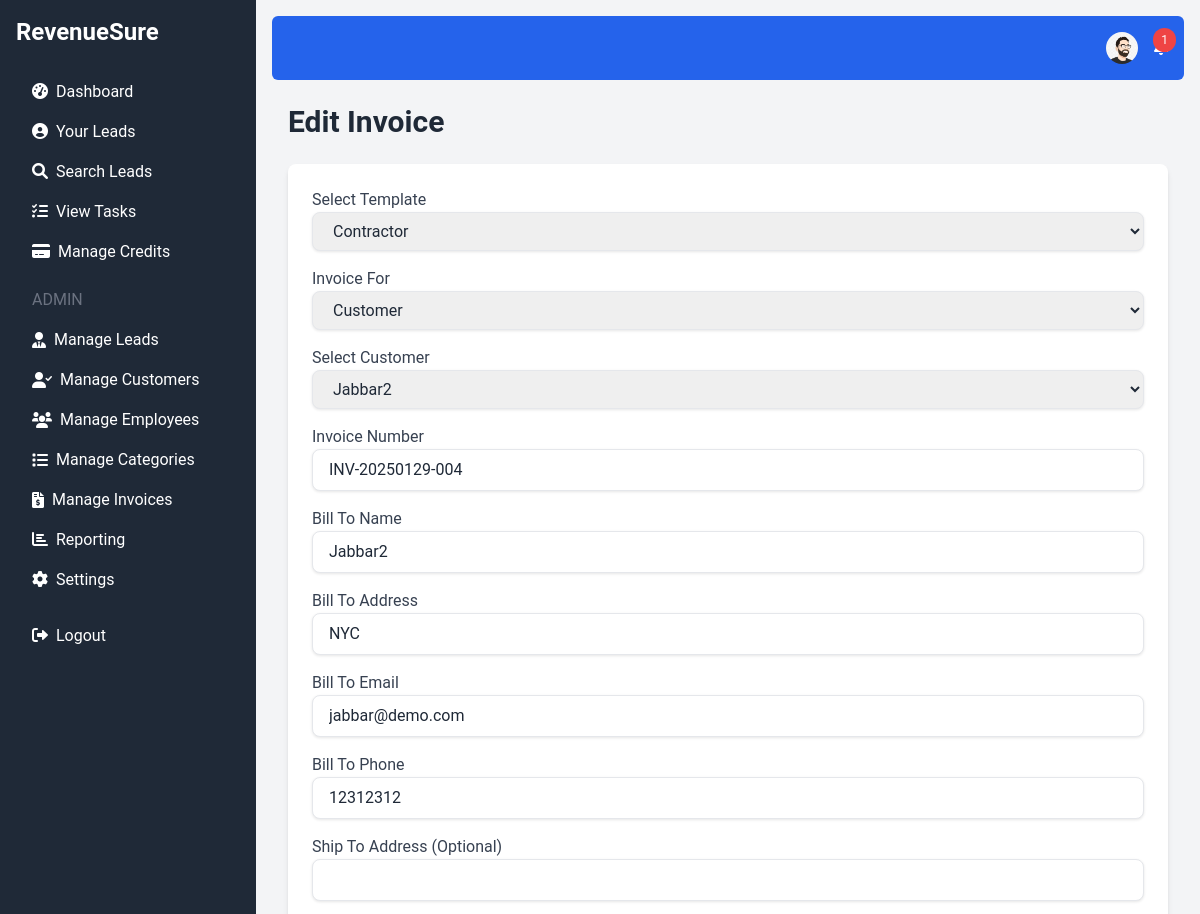
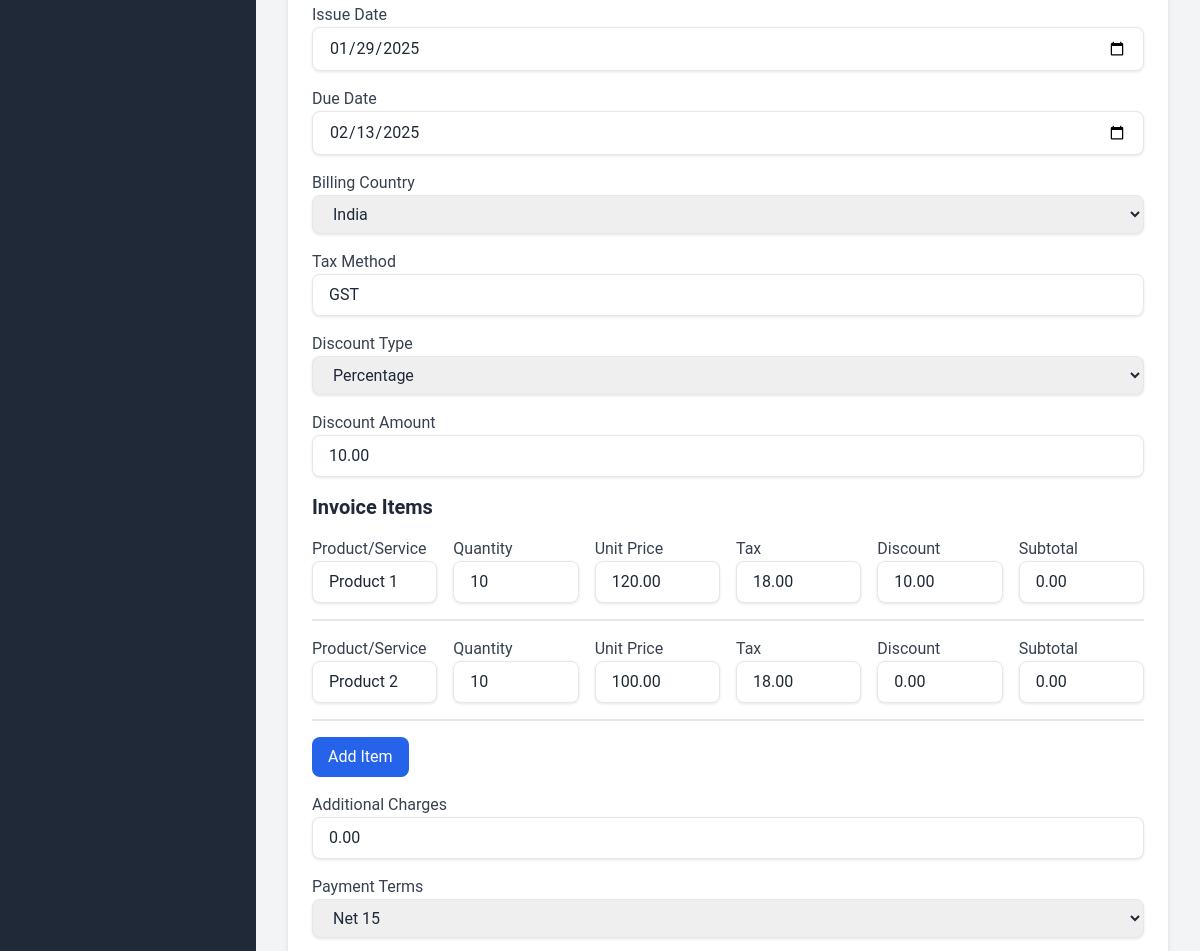
Page /edit_invoice.php?id=4 (signed in, upper part) on the earlier database version (2 pictures, top to bottom).
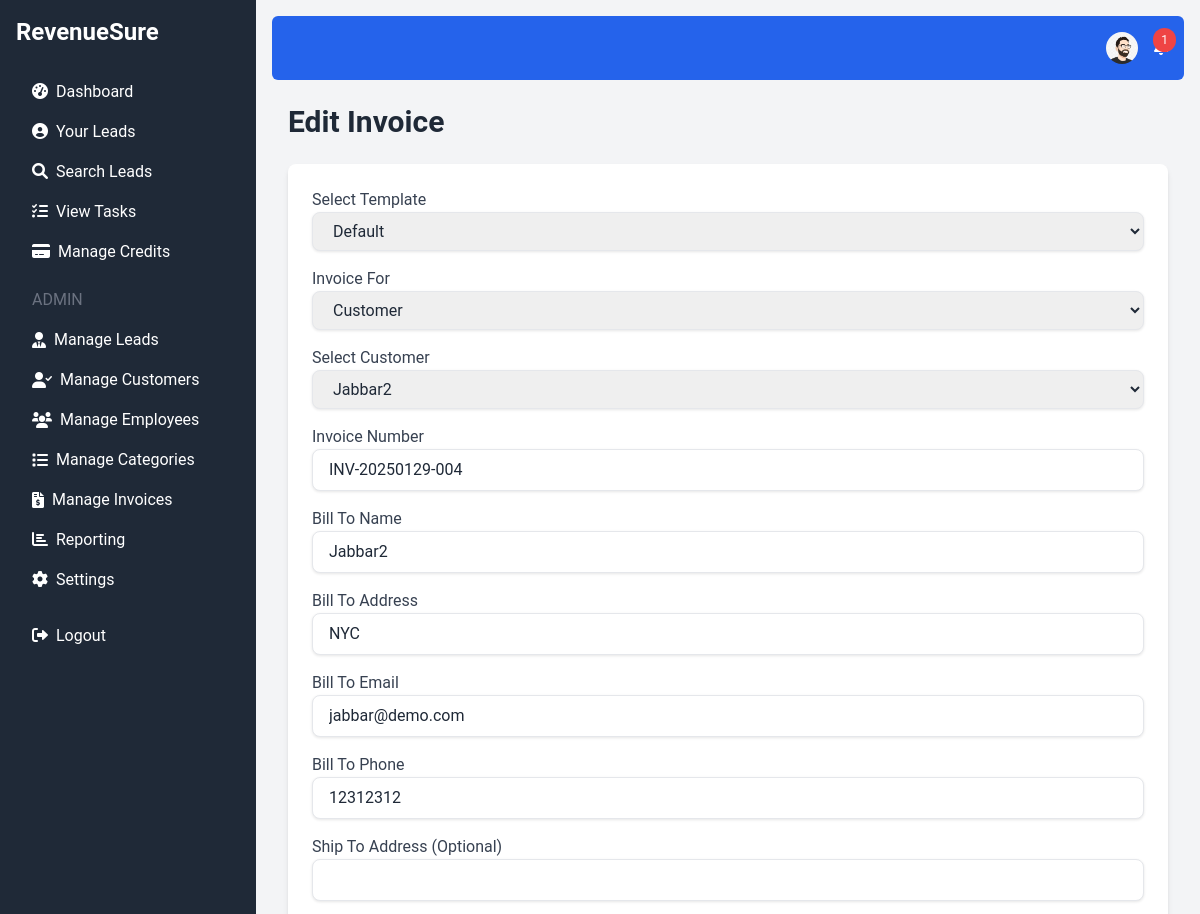
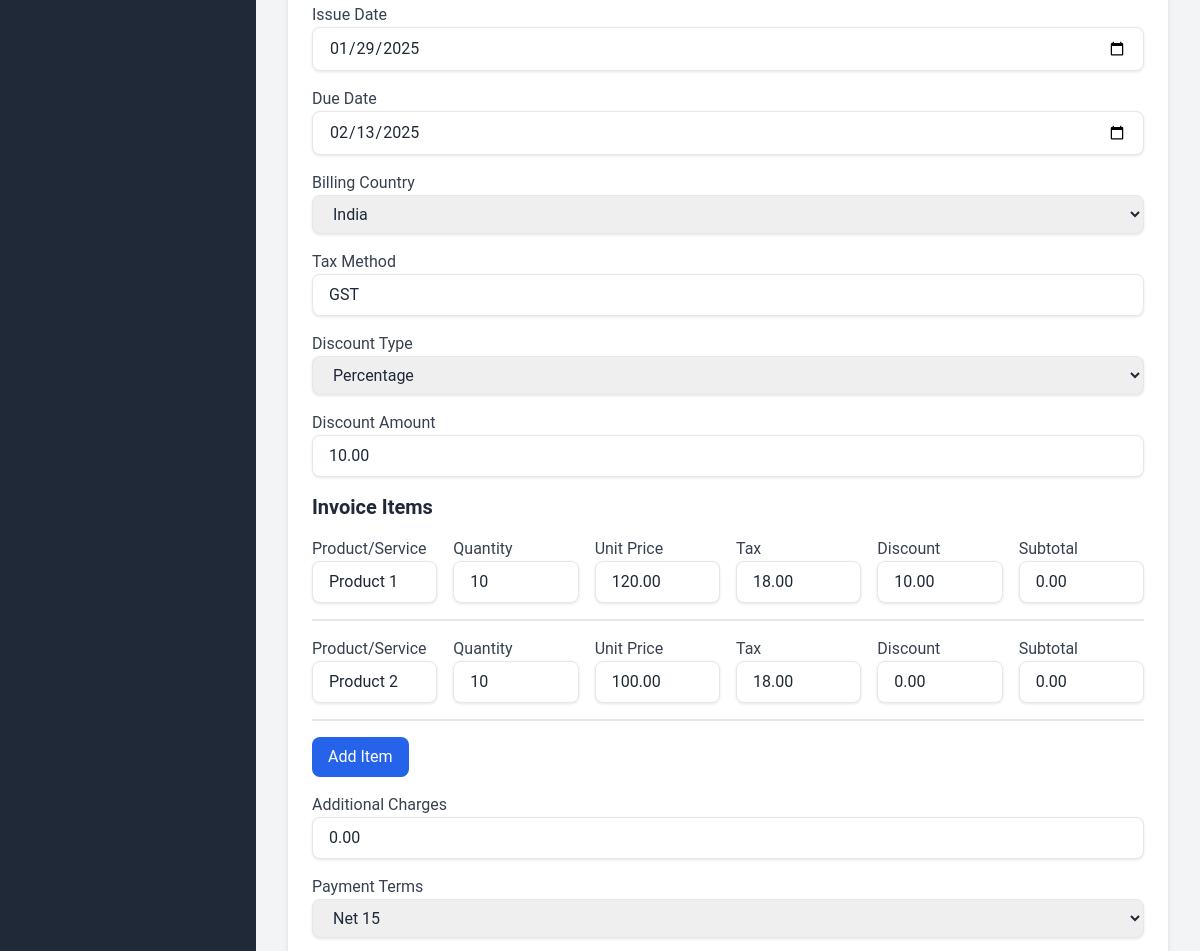
Same page on the later database version (2 pictures, top to bottom).
### tables this page shows
CREATE TABLE `invoices` (
  `id` int(11) NOT NULL,
  `invoice_number` varchar(50) NOT NULL,
  `lead_id` int(11) DEFAULT NULL,
  `customer_id` int(11) DEFAULT NULL,
  `issue_date` date NOT NULL,
  `due_date` date NOT NULL,
  `bill_to_name` varchar(255) NOT NULL,
  `bill_to_address` varchar(255) DEFAULT NULL,
  `bill_to_email` varchar(100) DEFAULT NULL,
  `bill_to_phone` varchar(20) DEFAULT NULL,
  `ship_to_address` varchar(255) DEFAULT NULL,
  `subtotal` decimal(10,2) DEFAULT 0.00,
  `tax_method` varchar(50) DEFAULT NULL,
  `tax` text DEFAULT NULL,
  `discount` decimal(10,2) DEFAULT 0.00,
  `additional_charges` decimal(10,2) DEFAULT 0.00,
  `total` decimal(10,2) DEFAULT 0.00,
  `payment_terms` varchar(100) DEFAULT NULL,
  `notes` text DEFAULT NULL,
  `footer` text DEFAULT NULL,
  `billing_country` varchar(50) DEFAULT NULL,
  `discount_type` varchar(20) DEFAULT 'fixed',
  `discount_amount` decimal(10,2) DEFAULT 0.00,
  `created_at` timestamp NOT NULL DEFAULT current_timestamp(),
  `template_name` varchar(255) DEFAULT 'default',
  `paid_amount` decimal(10,2) DEFAULT 0.00,
  `status` enum('Unpaid','Partially Paid','Paid','Overdue') DEFAULT 'Unpaid',
  `payment_date` timestamp NULL DEFAULT NULL
);

CREATE TABLE `invoice_items` (
  `id` int(11) NOT NULL,
  `invoice_id` int(11) NOT NULL,
  `product_service` varchar(255) NOT NULL,
  `quantity` int(11) NOT NULL,
  `unit_price` decimal(10,2) NOT NULL,
  `tax` decimal(10,2) DEFAULT 0.00,
  `discount` decimal(10,2) DEFAULT 0.00,
  `subtotal` decimal(10,2) NOT NULL
);

CREATE TABLE `customers` (
  `id` int(11) NOT NULL,
  `name` varchar(100) NOT NULL,
  `email` varchar(100) DEFAULT NULL,
  `phone` varchar(20) DEFAULT NULL,
  `created_at` timestamp NOT NULL DEFAULT current_timestamp(),
  `company` varchar(255) DEFAULT NULL,
  `last_interaction` timestamp NULL DEFAULT NULL,
  `address` varchar(255) DEFAULT NULL,
  `social_media_profiles` text DEFAULT NULL,
  `age` int(11) DEFAULT NULL,
  `gender` enum('Male','Female','Other') DEFAULT NULL,
  `location` varchar(255) DEFAULT NULL,
  `job_title` varchar(255) DEFAULT NULL,
  `industry` varchar(255) DEFAULT NULL,
  `profile_picture` varchar(255) DEFAULT NULL
);

### edit_invoice.php (the view, shortened to what the changed rows need)
<?php
require 'db.php';
$invoice_id = $_GET['id'];
$stmt = $conn->prepare("SELECT * FROM invoices WHERE id = :invoice_id");
$stmt->bindParam(':invoice_id', $invoice_id);
$stmt->execute();
$invoice = $stmt->fetch(PDO::FETCH_ASSOC);
$stmt = $conn->prepare("SELECT * FROM invoice_items WHERE invoice_id = :invoice_id");
$stmt->bindParam(':invoice_id', $invoice_id);
$stmt->execute();
$invoice_items = $stmt->fetchAll(PDO::FETCH_ASSOC);
$stmt = $conn->prepare("SELECT id, name, email, phone, address FROM customers");
$stmt->execute();
$customers = $stmt->fetchAll(PDO::FETCH_ASSOC);
require 'header.php';
?>
    <h1 class="text-3xl font-bold text-gray-800 mb-6">Edit Invoice</h1>
    <div class="bg-white p-6 rounded-lg shadow-md">
        <form method="POST" action="">
                 <div class="mb-4">
                <label for="template_name" class="block text-gray-700">Select Template</label>
                <select name="template_name" id="template_name" class="w-full px-4 py-2 border rounded-lg focus:outline-none focus:ring-2 focus:ring-blue-600">
                    <option value="default" <?php if($invoice['template_name'] == 'default') echo 'selected'; ?>>Default</option>
                    <option value="contractor" <?php if($invoice['template_name'] == 'contractor') echo 'selected'; ?>>Contractor</option>
                </select>
             </div>
               <div class="mb-4">
                <label for="lead_customer_type" class="block text-gray-700">Invoice For</label>
                  <select name="lead_customer_type" id="lead_customer_type" class="w-full px-4 py-2 border rounded-lg focus:outline-none focus:ring-2 focus:ring-blue-600" onchange="showCustomerLeadDetails(this.value)">
                   <option value="customer"  <?php if($invoice['customer_id'] != null ) echo 'selected';?>>Customer</option>
                </select>
              </div>
                 <div class="mb-4 <?php if($invoice['customer_id'] == null) echo 'hidden'; ?>" id="customer_select_container">
                 <label for="customer_id" class="block text-gray-700">Select Customer</label>
                   <select name="customer_id" id="customer_id" class="w-full px-4 py-2 border rounded-lg focus:outline-none focus:ring-2 focus:ring-blue-600" onchange="updateCustomerInfo(this)">
                    <?php foreach ($customers as $customer): ?>
                         <option value="<?php echo $customer['id']; ?>" data-name="<?php echo $customer['name']; ?>" data-email="<?php echo $customer['email']; ?>" data-phone="<?php echo $customer['phone']; ?>" data-address="<?php echo $customer['address']; ?>" <?php if($customer['id'] == $invoice['customer_id']) echo 'selected';?>>
                            <?php echo htmlspecialchars($customer['name']); ?>
                         </option>
                    <?php endforeach; ?>
                   </select>
              </div>
            <div class="mb-4">
                <label for="invoice_number" class="block text-gray-700">Invoice Number</label>
                <input type="text" name="invoice_number" id="invoice_number" class="w-full px-4 py-2 border rounded-lg focus:outline-none focus:ring-2 focus:ring-blue-600" value="<?php echo $invoice['invoice_number']; ?>" readonly>
            </div>
             <div class="mb-4">
                <label for="bill_to_name" class="block text-gray-700">Bill To Name</label>
                 <input type="text" name="bill_to_name" id="bill_to_name" class="w-full px-4 py-2 border rounded-lg focus:outline-none focus:ring-2 focus:ring-blue-600" value="<?php echo htmlspecialchars($invoice['bill_to_name']); ?>" required>
            </div>
            <div class="mb-4">
                <label for="bill_to_address" class="block text-gray-700">Bill To Address</label>
                <input type="text" name="bill_to_address" id="bill_to_address" class="w-full px-4 py-2 border rounded-lg focus:outline-none focus:ring-2 focus:ring-blue-600" value="<?php echo htmlspecialchars($invoice['bill_to_address']); ?>">
            </div>
            <div class="mb-4">
                <label for="bill_to_email" class="block text-gray-700">Bill To Email</label>
                 <input type="email" name="bill_to_email" id="bill_to_email" class="w-full px-4 py-2 border rounded-lg focus:outline-none focus:ring-2 focus:ring-blue-600" value="<?php echo htmlspecialchars($invoice['bill_to_email']); ?>" >
            </div>
               <div class="mb-4">
                 <label for="bill_to_phone" class="block text-gray-700">Bill To Phone</label>
                <input type="text" name="bill_to_phone" id="bill_to_phone" class="w-full px-4 py-2 border rounded-lg focus:outline-none focus:ring-2 focus:ring-blue-600" value="<?php echo htmlspecialchars($invoice['bill_to_phone']); ?>" >
            </div>
           <div class="mb-4">
                <label for="issue_date" class="block text-gray-700">Issue Date</label>
                <input type="date" name="issue_date" id="issue_date" class="w-full px-4 py-2 border rounded-lg focus:outline-none focus:ring-2 focus:ring-blue-600" value="<?php echo $invoice['issue_date']; ?>" required>
            </div>
            <div class="mb-4">
                <label for="due_date" class="block text-gray-700">Due Date</label>
                <input type="date" name="due_date" id="due_date" class="w-full px-4 py-2 border rounded-lg focus:outline-none focus:ring-2 focus:ring-blue-600" value="<?php echo $invoice['due_date']; ?>" required>
            </div>
              <div class="mb-4">
                    <label for="billing_country" class="block text-gray-700">Billing Country</label>
                       <select name="billing_country" id="billing_country" class="w-full px-4 py-2 border rounded-lg focus:outline-none focus:ring-2 focus:ring-blue-600">
                              <option value="in"  <?php if($invoice['billing_country'] == 'in') echo 'selected'; ?>>India</option>
                           </select>
                </div>
                  <div class="mb-4">
                <label for="tax_method" class="block text-gray-700">Tax Method</label>
                <input type="text" name="tax_method" id="tax_method" class="w-full px-4 py-2 border rounded-lg focus:outline-none focus:ring-2 focus:ring-blue-600"  value="<?php echo htmlspecialchars($invoice['tax_method']); ?>" readonly>
            </div>
                <div class="mb-4">
                     <label for="discount_type" class="block text-gray-700">Discount Type</label>
                      <select name="discount_type" id="discount_type" class="w-full px-4 py-2 border rounded-lg focus:outline-none focus:ring-2 focus:ring-blue-600" onchange="toggleDiscountInput()">
                             <option value="percentage" <?php if($invoice['discount_type'] == 'percentage') echo 'selected'; ?>>Percentage</option>
                        </select>
                 </div>
                <div class="mb-4">
                     <label for="discount_amount" class="block text-gray-700">Discount Amount</label>
                      <input type="number" name="discount_amount" id="discount_amount" class="w-full px-4 py-2 border rounded-lg focus:outline-none focus:ring-2 focus:ring-blue-600" value="<?php echo htmlspecialchars($invoice['discount_amount']); ?>" min="0">
                 </div>
            <div class="mb-4">
             <div id="invoice_items_container">
                 <?php if($invoice_items): ?>
                  <?php foreach ($invoice_items as $index => $item): ?>
                     <div class="flex gap-4 mb-4 border-b-2 border-gray-200 pb-4" data-item-id="<?php echo $index; ?>">
                       <div class="flex-1">
                        <label for="item_product_service_<?php echo $index; ?>" class="block text-gray-700">Product/Service</label>
                           <input type="text" name="items[<?php echo $index; ?>][product_service]" id="item_product_service_<?php echo $index; ?>" class="w-full px-4 py-2 border rounded-lg focus:outline-none focus:ring-2 focus:ring-blue-600" value="<?php echo htmlspecialchars($item['product_service']); ?>" required>
                     </div>
                       <div class="flex-1">
                          <label for="item_quantity_<?php echo $index; ?>" class="block text-gray-700">Quantity</label>
                           <input type="number" name="items[<?php echo $index; ?>][quantity]" id="item_quantity_<?php echo $index; ?>" class="w-full px-4 py-2 border rounded-lg focus:outline-none focus:ring-2 focus:ring-blue-600" onchange="calculateItemSubtotal(this)" value="<?php echo htmlspecialchars($item['quantity']); ?>" min="1" required>
                     </div>
                     <div class="flex-1">
                       <label for="item_unit_price_<?php echo $index; ?>" class="block text-gray-700">Unit Price</label>
                      <input type="number" name="items[<?php echo $index; ?>][unit_price]" id="item_unit_price_<?php echo $index; ?>" class="w-full px-4 py-2 border rounded-lg focus:outline-none focus:ring-2 focus:ring-blue-600" onchange="calculateItemSubtotal(this)" value="<?php echo htmlspecialchars($item['unit_price']); ?>" required>
                    </div>
                        <div class="flex-1">
                          <label for="item_tax_<?php echo $index; ?>" class="block text-gray-700">Tax</label>
                             <input type="number" name="items[<?php echo $index; ?>][tax]" id="item_tax_<?php echo $index; ?>" class="w-full px-4 py-2 border rounded-lg focus:outline-none focus:ring-2 focus:ring-blue-600" value="<?php echo htmlspecialchars($item['tax']); ?>" onchange="calculateItemSubtotal(this)" >
                       </div>
                          <div class="flex-1">
                              <label for="item_discount_<?php echo $index; ?>" class="block text-gray-700">Discount</label>
                                  <input type="number" name="items[<?php echo $index; ?>][discount]" id="item_discount_<?php echo $index; ?>" class="w-full px-4 py-2 border rounded-lg focus:outline-none focus:ring-2 focus:ring-blue-600" value="<?php echo htmlspecialchars($item['discount']); ?>"  onchange="calculateItemSubtotal(this)" >
                         </div>
                        <div class="flex-1">
                            <label for="item_subtotal_<?php echo $index; ?>" class="block text-gray-700">Subtotal</label>
                             <input type="number" name="items[<?php echo $index; ?>][subtotal]" id="item_subtotal_<?php echo $index; ?>" class="w-full px-4 py-2 border rounded-lg focus:outline-none focus:ring-2 focus:ring-blue-600" value="<?php echo htmlspecialchars($item['subtotal']); ?>"  readonly>
                       </div>
                  </div>
                   <?php endforeach; ?>
                 <?php endif; ?>
            </div>
        </div>
              <div class="mb-4">
                <label for="additional_charges" class="block text-gray-700">Additional Charges</label>
                <input type="number" name="additional_charges" id="additional_charges" class="w-full px-4 py-2 border rounded-lg focus:outline-none focus:ring-2 focus:ring-blue-600" value="<?php echo htmlspecialchars($invoice['additional_charges']); ?>" onchange="calculateTotal()">
            </div>
              <div class="mb-4">
                <label for="payment_terms" class="block text-gray-700">Payment Terms</label>
                   <select name="payment_terms" id="payment_terms" class="w-full px-4 py-2 border rounded-lg focus:outline-none focus:ring-2 focus:ring-blue-600">
                            <option value="Net 15"  <?php if($invoice['payment_terms'] == 'Net 15') echo 'selected'; ?>>Net 15</option>
                    </select>
              </div>
        </form>
    </div>
<?php
require 'footer.php';
?>

Differences in the rows shown:
changed invoices "Customer": template_name "Contractor" → "Default"
